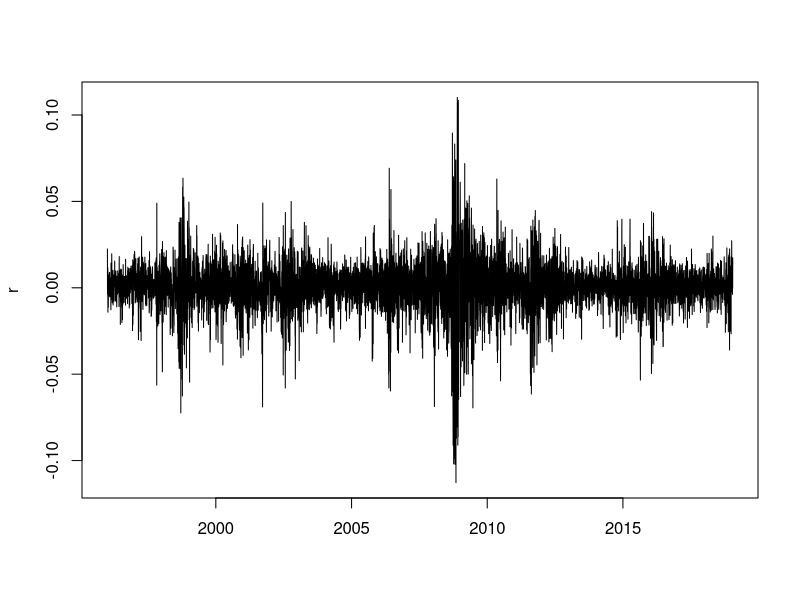
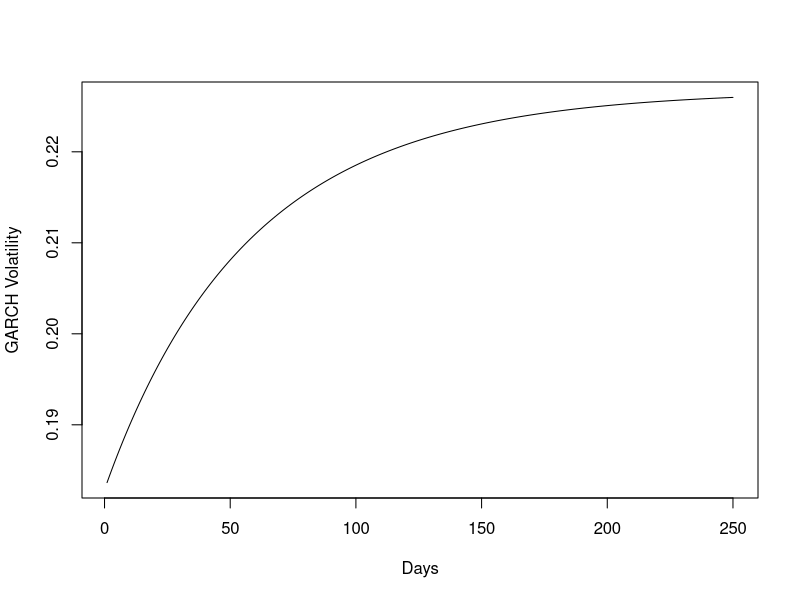

Write the R code that produced these figures, in order.
#lecture 4
# GARCH - Generalized autoregressive conditional heteroscetasticity model
dataset <- read.csv("stockdata.csv", sep = ",", header = TRUE)
names(dataset) <- c("Date", "Last", "High", "Low", "Turnover")
dataset[, 1] <- as.Date(dataset[, 1], format = "%d.%m.%y")

head(dataset)
summary(dataset)

dataset <- dataset[order(dataset$Date),]
dataset <- dataset[,c("Date", "Last")]

dataset$r <- c(NA, diff(log(dataset$Last)))

plot(dataset$Date, dataset$r, type = "l", xlab = "", ylab = "r")


r <-  na.omit(dataset$r)

garch.var <- function(r, omega, alpha, beta){
  sigma2 <-  r[1]^2
  for(i in 2:length(r)){
    sigma2 <- c(sigma2, omega + alpha*r[i]^2 + beta*sigma2[i-1])
  }
  return(sigma2)
}

garch.ll.fun <- function(par,r){
  omega <- par[1]
  alpha <- par[2]
  beta <- par[3]
  sigma2 <- garch.var(r, omega, alpha, beta)
  r <- r[-1]
  sigma2 <- sigma2[-length(sigma2)]
  ll <- sum(-log(sigma2) - r^2/sigma2)
  return(-ll)
}

res <-  nlminb(c(0.001,0.3,0.3), garch.ll.fun, lower = 1e-06, upper = 1 - 1e-06,r = r)
res

omega <- res$par[1]
alpha <- res$par[2]
beta <- res$par[3]
gamma <- 1 - alpha - beta
VL <- omega/gamma
VL

#volatility forecast
m <- 249
garch.sigma2 <- garch.var(r,omega, alpha, beta)
garch.sigma2.t <- garch.sigma2[length(garch.sigma2)]
garch.sigma2.vec <- VL + (alpha+beta)^(0:m) * (garch.sigma2.t-VL)

garch.sigma.vec <- sqrt(garch.sigma2.vec)
plot(garch.sigma.vec * sqrt(250), xlab = "Days", ylab = "GARCH Volatility",
     type = "l")
sqrt(sum(garch.sigma2.vec))



#option implied volatility

C.market <- mean(c(7.5, 8.75))

S0 <- 766.12 # OBX index
K <- 770 # Strike price
T <- as.numeric(as.Date("2018-02-16") - as.Date("2018-01-24"))/365 # Maturity
rf <- 0.008 # Risk-free interest rate

call <- function(S0, sigma, K, rf, T) {
d1 <- (log(S0/K) + (rf + sigma^2/2) * T)/sigma/sqrt(T)
d2 <- d1 - sigma * sqrt(T)
C <- S0 * pnorm(d1) - exp(-rf * T) * K * pnorm(d2)
return(C)
}

obj.fun <- function(sigma, C.market, S0, K, rf, T) {
C.model <- call(S0, sigma, K, rf, T)
eps <- (C.model - C.market)^2
return(eps)
}

res <- nlm(obj.fun, p = 0.2, C.market = C.market, S0 = S0, K = K,
           rf = rf, T = T)
res
